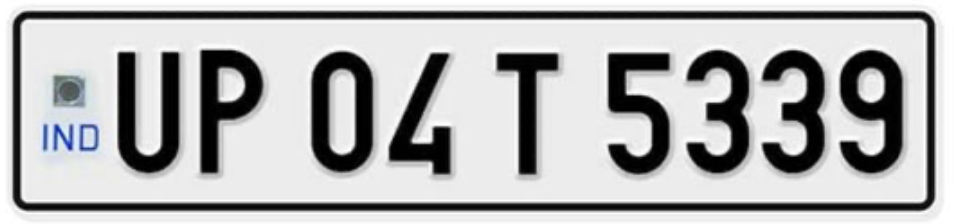
#> input picture vehicle_image2.jpg, 954 x 224 px, found by its file name
$ python 2_Threshold.py
#> lines starting #> are read from the running program, lines starting #| are printed output that depends on the picture; after the words box and inside, x2 and y2 are one past the last pixel; in counts of white or black regions, pixels touching at a corner belong together
# Example of how to use cv2.threshold() to perform binary thresholding

import cv2

# Load an image (should be a grayscale image)
image = cv2.imread('vehicle_image2.jpg', cv2.IMREAD_GRAYSCALE)
#> image: shape (224, 954); min 0, max 255, mean 178

# Set the threshold value
threshold_value = 40

# Set the max value for pixels that meet the threshold
max_value = 255

# Apply binary thresholding
ret, thresholded_image = cv2.threshold(image, threshold_value, max_value, cv2.THRESH_BINARY)
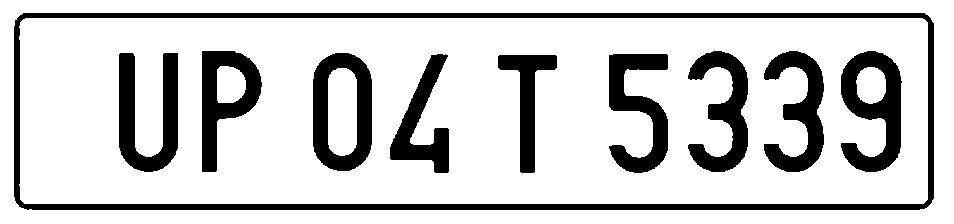
#> thresholded_image: shape (224, 954); 79.9% white; 10 black regions, largest, box (x1, y1, x2, y2) and area: (14, 13, 934, 210) 12186, (841, 51, 902, 172) 3997, (313, 53, 372, 171) 3848
#> ret = 40

# Display the thresholded image
cv2.imshow('Thresholded Image', thresholded_image)
cv2.waitKey(0)
cv2.destroyAllWindows()


# In this example, the function takes the input grayscale image, applies binary thresholding, and stores
# the thresholded result in thresholded_image. You can adjust the threshold_value and max_value to
# control the thresholding behavior based on your specific image and requirements.

$ run again, with vehicle_image3.jpg copied over vehicle_image2.jpg
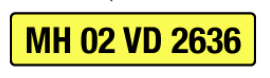
#> input picture vehicle_image3.jpg, 270 x 78 px, found by its file name
#> `image = cv2.imread('vehicle_image2.jpg', cv2.IMREAD_GRAYSCALE)`:
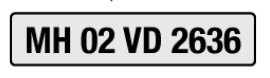
#> image: shape (78, 270); min 0, max 255, mean 194.3
#> `ret, thresholded_image = cv2.threshold(image, threshold_value, max_val..`:
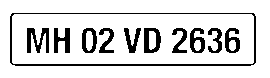
#> thresholded_image: shape (78, 270); 85.1% white; 11 black regions, largest, box (x1, y1, x2, y2) and area: (10, 13, 256, 66) 922, (27, 28, 49, 53) 315, (144, 28, 161, 53) 264
#> ret = 40
